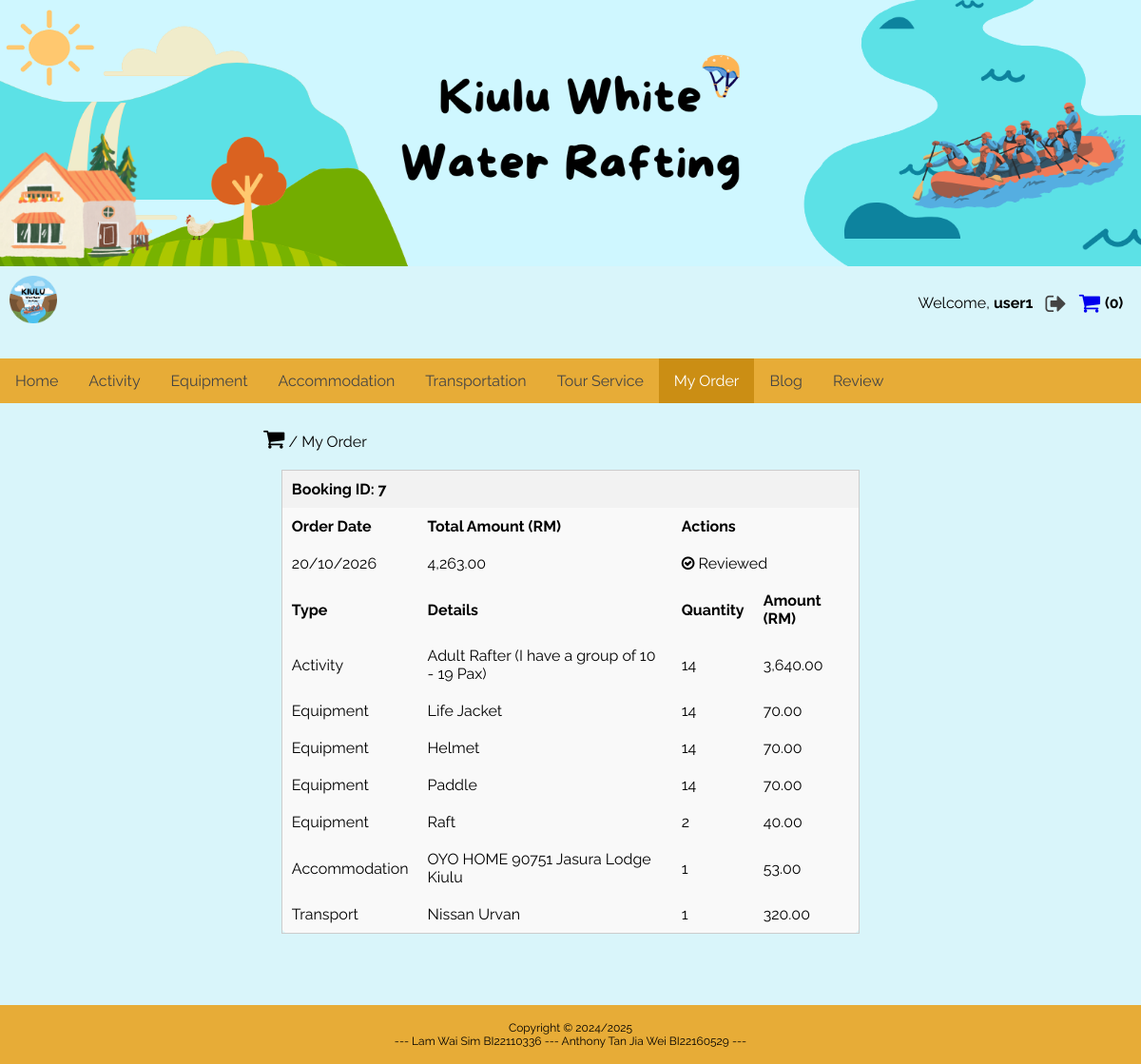
The page /tourism_management_system/my_order.php (signed in) on the database its author committed.
### tables this page shows
CREATE TABLE `booking` (
  `bookingID` int(11) NOT NULL,
  `bookerID` int(11) NOT NULL,
  `bookingAmount` decimal(8,2) NOT NULL,
  `bookingDate` datetime NOT NULL DEFAULT current_timestamp()
);

CREATE TABLE `activitybookingdetails` (
  `actBookID` int(11) NOT NULL,
  `bookingID` int(11) NOT NULL,
  `activityID` int(11) NOT NULL,
  `actQuantity` int(11) NOT NULL,
  `actAmount` decimal(8,2) NOT NULL
);

CREATE TABLE `activity` (
  `activityID` int(11) NOT NULL,
  `activityName` varchar(100) NOT NULL,
  `categoryID` int(11) NOT NULL,
  `activityPrice` decimal(8,2) NOT NULL,
  `min_quantity` int(11) NOT NULL DEFAULT 1,
  `max_quantity` int(11) NOT NULL DEFAULT 10,
  `activityImg` varchar(100) NOT NULL
);

CREATE TABLE `equipmentbookingdetails` (
  `equBookID` int(11) NOT NULL,
  `bookingID` int(11) NOT NULL,
  `equipmentID` int(11) NOT NULL,
  `equQuantity` int(11) NOT NULL,
  `equAmount` decimal(8,2) NOT NULL
);

CREATE TABLE `equipment` (
  `equipmentID` int(11) NOT NULL,
  `equipmentName` varchar(100) NOT NULL,
  `equipmentQuantity` int(11) NOT NULL,
  `equipmentPrice` decimal(8,2) NOT NULL,
  `equipmentImg` varchar(100) NOT NULL
);

CREATE TABLE `accommodationbookingdetails` (
  `accBookID` int(11) NOT NULL,
  `bookingID` int(11) NOT NULL,
  `accommodationID` int(11) NOT NULL,
  `accQuantity` int(11) NOT NULL,
  `accAmount` decimal(8,2) NOT NULL
);

CREATE TABLE `accommodation` (
  `accommodationID` int(11) NOT NULL,
  `accommodationName` varchar(100) NOT NULL,
  `accommodationDescription` varchar(200) NOT NULL,
  `accommodationLocation` text NOT NULL,
  `accommodationPrice` decimal(8,2) NOT NULL,
  `accommodationRating` int(11) NOT NULL,
  `accommodationImg` varchar(100) NOT NULL
);

CREATE TABLE `transportbookingdetails` (
  `traBookID` int(11) NOT NULL,
  `bookingID` int(11) NOT NULL,
  `transportID` int(11) NOT NULL,
  `traQuantity` int(11) NOT NULL,
  `traAmount` decimal(8,2) NOT NULL
);

CREATE TABLE `transport` (
  `transportID` int(11) NOT NULL,
  `transportName` varchar(100) NOT NULL,
  `typeID` int(11) NOT NULL,
  `transportPrice` decimal(8,2) NOT NULL,
  `transportImg` varchar(100) NOT NULL
);

### tourism_management_system/my_order.php (the view, shortened to what this page needs)
<?php
include("config/config.php");
function fetchDetails($conn, $bookingID, $detailsTable, $mainTable, $columns, $nameField, $type) {
    $sql = "SELECT $columns, $mainTable.$nameField AS Name
            FROM $detailsTable
            JOIN $mainTable
            ON $detailsTable.$type" . "ID = $mainTable." . $type . "ID
            WHERE bookingID = '$bookingID'";
    $result = mysqli_query($conn, $sql);
    if (mysqli_num_rows($result) > 0) {
        while ($row = mysqli_fetch_assoc($result)) {
            echo "<tr>
                    <td style='text-align:left;'>$type</td>
                    <td style='text-align:left;'>{$row['Name']}</td>
                    <td style='text-align:left;'>{$row['Quantity']}</td>
                    <td style='text-align:left;'>" . number_format($row['Amount'], 2) . "</td>
                  </tr>";
        }
    }
}
?>
<!DOCTYPE html>
<html lang="en">
<head>
    <link rel="stylesheet" href="css/newstyle.css">
    <link rel="stylesheet" href="https://cdnjs.cloudflare.com/ajax/libs/font-awesome/4.7.0/css/font-awesome.min.css">
</head>
<body>
    <?php include("includes/userNav.php"); ?>
    <div class="container">
        <?php
        include("includes/topNav.php");
        if (!isset($_SESSION["UID"])) {
            echo '<script>
                    document.addEventListener("DOMContentLoaded", function() {
                        openLoginPopup();
                    });
                  </script>';
            exit;
        } else {
            $userID = $_SESSION["UID"];
        }
        ?>
        <div class="section">
            <p style="margin: 15px;"><i class="fa fa-shopping-cart" style="font-size:24px"></i> / My Order</p>
            <?php
            $sql = "SELECT bookingID, bookingDate, bookingAmount
                    FROM booking
                    WHERE bookerID = '$userID'
                    ORDER BY bookingID DESC";
            $result1 = mysqli_query($conn, $sql);
            if (mysqli_num_rows($result1) > 0) {
                while ($row1 = mysqli_fetch_assoc($result1)) {
                    $bookingID = $row1["bookingID"];
            ?>
                    <table cellpadding="10" cellspacing="1" id="blogtable3" width="100%" style="margin: 20px auto; border: 1px solid #ccc;">
                        <thead>
                            <tr style="background-color: #f2f2f2;">
                                <th colspan="4">Booking ID: <?php echo $bookingID; ?></th>
                            </tr>
                            <tr>
                                <th>Order Date</th>
                                <th>Total Amount (RM)</th>
                                <th colspan="2">Actions</th>
                            </tr>
                        </thead>
                        <tbody>
                            <tr>
                                <td style="text-align:left;"><?php echo date("d/m/Y", strtotime($row1["bookingDate"])); ?></td>
                                <td style="text-align:left;"><?php echo number_format($row1["bookingAmount"], 2); ?></td>
                                <?php
                                $reviewCheckQuery = "SELECT reviewID FROM review WHERE bookingID = '$bookingID' AND reviewBy = '$userID'";
                                $reviewCheckResult = mysqli_query($conn, $reviewCheckQuery);
                                if (mysqli_num_rows($reviewCheckResult) > 0) {
                                    echo '<td colspan="2" style="text-align:left;"><i class="fa fa-check-circle-o"></i> Reviewed</td>';
                                } else {
                                    echo '<td colspan="2" style="text-align:left;"><a href="review.php?bookingID=' . $bookingID . '"><i class="fa fa-comment"></i> Review Booking</a></td>';
                                }
                                ?>
                            </tr>
                            <tr style="background-color: #f9f9f9;">
                                <th>Type</th>
                                <th>Details</th>
                                <th>Quantity</th>
                                <th>Amount (RM)</th>
                            </tr>
                            <?php
                            fetchDetails($conn, $bookingID, "activitybookingdetails", "activity", "activitybookingdetails.activityID AS ID, activitybookingdetails.actQuantity AS Quantity, activitybookingdetails.actAmount AS Amount", "activityName", "Activity");
                            fetchDetails($conn, $bookingID, "equipmentbookingdetails", "equipment", "equipmentbookingdetails.equipmentID AS ID, equipmentbookingdetails.equQuantity AS Quantity, equipmentbookingdetails.equAmount AS Amount", "equipmentName", "Equipment");
                            fetchDetails($conn, $bookingID, "accommodationbookingdetails", "accommodation", "accommodationbookingdetails.accommodationID AS ID, accommodationbookingdetails.accQuantity AS Quantity, accommodationbookingdetails.accAmount AS Amount", "accommodationName", "Accommodation");
                            fetchDetails($conn, $bookingID, "transportbookingdetails", "transport", "transportbookingdetails.transportID AS ID, transportbookingdetails.traQuantity AS Quantity, transportbookingdetails.traAmount AS Amount", "transportName", "Transport");
                            ?>
                        </tbody>
                    </table>
            <?php
                }
            } else {
                echo "<p style='margin: 15px;'>Your Order is Empty</p>";
            }
            ?>
        </div>
    </div>
    <footer class="footer">
    <p>Copyright &copy; 2024/2025<br>--- Lam Wai Sim BI22110336 --- Anthony Tan Jia Wei BI22160529 ---</p>
</footer>
</body>
</html>

### tourism_management_system/css/newstyle.css (style rules this page uses)
* { box-sizing: border-box; }
html, body { height: 100%; margin: 0; display: flex; flex-direction: column; font-family: "Raleway", sans-serif; background-color: #d9f5fa; }
.container { flex: 1; display: flex; flex-direction: column; margin-top: 20px; margin-bottom: 20px; }
table { width: 90%; max-width: 800px; margin: 0 auto; border-collapse: collapse; text-align: center; padding: 20px; background-color: #f9f9f9; border: 1px solid #ddd; border-radius: 8px; }
#blogtable3 { max-width: 1200px; margin: 0 auto; border-collapse: collapse; text-align: left; padding: 20px; background-color: #f9f9f9; border: 1px solid #ddd; border-radius: 8px; }
.footer { background-color: #e7ac37; color: black; text-align: center; font-size: 12px; padding: 5px; margin-top: 5px; }
.section { padding: 10px; margin: auto; margin-bottom: 20px; }

### rows shown on the page
booking: bookingID "7", bookingDate "20/10/2026", bookingAmount "4,263.00"
activitybookingdetails: type "Activity", activityID.activityName "Adult Rafter (I have a group of 10 - 19 Pax)", actQuantity "14", actAmount "3,640.00"
equipmentbookingdetails: type "Equipment", equipmentID.equipmentName "Life Jacket", equQuantity "14", equAmount "70.00"
equipmentbookingdetails: type "Equipment", equipmentID.equipmentName "Helmet", equQuantity "14", equAmount "70.00"
equipmentbookingdetails: type "Equipment", equipmentID.equipmentName "Paddle", equQuantity "14", equAmount "70.00"
equipmentbookingdetails: type "Equipment", equipmentID.equipmentName "Raft", equQuantity "2", equAmount "40.00"
accommodationbookingdetails: type "Accommodation", accommodationID.accommodationName "OYO HOME 90751 Jasura Lodge Kiulu", accQuantity "1", accAmount "53.00"
transportbookingdetails: type "Transport", transportID.transportName "Nissan Urvan", traQuantity "1", traAmount "320.00"

### other values the page prints
$_SESSION["userName"] "user1"
